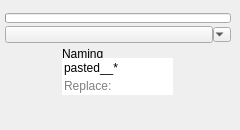
<?xml version="1.0" encoding="UTF-8"?>
<ui version="4.0">
 <class>QtUi</class>
 <widget class="QMainWindow" name="QtUi">
  <property name="enabled">
   <bool>true</bool>
  </property>
  <property name="geometry">
   <rect>
    <x>0</x>
    <y>0</y>
    <width>240</width>
    <height>130</height>
   </rect>
  </property>
  <property name="minimumSize">
   <size>
    <width>0</width>
    <height>0</height>
   </size>
  </property>
  <property name="maximumSize">
   <size>
    <width>999</width>
    <height>999</height>
   </size>
  </property>
  <property name="windowTitle">
   <string>Toolkit</string>
  </property>
  <property name="tabShape">
   <enum>QTabWidget::Triangular</enum>
  </property>
  <property name="dockNestingEnabled">
   <bool>true</bool>
  </property>
  <property name="dockOptions">
   <set>QMainWindow::AllowNestedDocks|QMainWindow::AllowTabbedDocks|QMainWindow::AnimatedDocks|QMainWindow::ForceTabbedDocks</set>
  </property>
  <widget class="QWidget" name="mainWindow">
   <widget class="QWidget" name="layoutWidget_2">
    <property name="geometry">
     <rect>
      <x>5</x>
      <y>10</y>
      <width>226</width>
      <height>91</height>
     </rect>
    </property>
    <layout class="QGridLayout" name="gridLayout_2">
     <property name="spacing">
      <number>0</number>
     </property>
     <item row="1" column="1">
      <widget class="QPushButton" name="pin">
       <property name="minimumSize">
        <size>
         <width>19</width>
         <height>17</height>
        </size>
       </property>
       <property name="maximumSize">
        <size>
         <width>999</width>
         <height>17</height>
        </size>
       </property>
       <property name="text">
        <string/>
       </property>
       <property name="checkable">
        <bool>true</bool>
       </property>
      </widget>
     </item>
     <item row="1" column="2">
      <widget class="QComboBox" name="cmb">
       <property name="sizePolicy">
        <sizepolicy hsizetype="Minimum" vsizetype="Ignored">
         <horstretch>0</horstretch>
         <verstretch>0</verstretch>
        </sizepolicy>
       </property>
       <property name="minimumSize">
        <size>
         <width>18</width>
         <height>15</height>
        </size>
       </property>
       <property name="maximumSize">
        <size>
         <width>18</width>
         <height>15</height>
        </size>
       </property>
      </widget>
     </item>
     <item row="0" column="1" colspan="2">
      <widget class="QProgressBar" name="progressBar">
       <property name="sizePolicy">
        <sizepolicy hsizetype="Ignored" vsizetype="Fixed">
         <horstretch>0</horstretch>
         <verstretch>0</verstretch>
        </sizepolicy>
       </property>
       <property name="minimumSize">
        <size>
         <width>0</width>
         <height>10</height>
        </size>
       </property>
       <property name="maximumSize">
        <size>
         <width>16777215</width>
         <height>10</height>
        </size>
       </property>
       <property name="value">
        <number>0</number>
       </property>
       <property name="textVisible">
        <bool>false</bool>
       </property>
      </widget>
     </item>
     <item row="2" column="1" colspan="2">
      <layout class="QHBoxLayout" name="horizontalLayout">
       <item>
        <layout class="QVBoxLayout" name="verticalLayout">
         <property name="spacing">
          <number>12</number>
         </property>
        </layout>
       </item>
       <item>
        <layout class="QVBoxLayout" name="verticalLayout_2">
         <property name="spacing">
          <number>12</number>
         </property>
         <item>
          <widget class="QGroupBox" name="groupBox_4">
           <property name="maximumSize">
            <size>
             <width>111</width>
             <height>49</height>
            </size>
           </property>
           <property name="title">
            <string>Naming</string>
           </property>
           <widget class="QLineEdit" name="t000">
            <property name="enabled">
             <bool>true</bool>
            </property>
            <property name="geometry">
             <rect>
              <x>0</x>
              <y>12</y>
              <width>111</width>
              <height>19</height>
             </rect>
            </property>
            <property name="maximumSize">
             <size>
              <width>111</width>
              <height>19</height>
             </size>
            </property>
            <property name="toolTip">
             <string>&lt;html&gt;&lt;head/&gt;&lt;body&gt;&lt;p&gt;Rename: Find&lt;/p&gt;&lt;p&gt;Performs operation on any selected objects. Else, all objects are searched.&lt;/p&gt;&lt;p&gt;wildcards:&lt;/p&gt;&lt;p&gt;*find* - search contains chars&lt;/p&gt;&lt;p&gt;*find - search endswith chars&lt;/p&gt;&lt;p&gt;find* - search startswith chars&lt;/p&gt;&lt;p&gt;find|find - search any of. can be used in conjuction with other modifiers.&lt;/p&gt;&lt;/body&gt;&lt;/html&gt;</string>
            </property>
            <property name="layoutDirection">
             <enum>Qt::RightToLeft</enum>
            </property>
            <property name="autoFillBackground">
             <bool>true</bool>
            </property>
            <property name="text">
             <string>pasted__*</string>
            </property>
            <property name="maxLength">
             <number>99</number>
            </property>
            <property name="frame">
             <bool>false</bool>
            </property>
            <property name="placeholderText">
             <string>find:</string>
            </property>
           </widget>
           <widget class="QLineEdit" name="t001">
            <property name="enabled">
             <bool>true</bool>
            </property>
            <property name="geometry">
             <rect>
              <x>0</x>
              <y>30</y>
              <width>111</width>
              <height>19</height>
             </rect>
            </property>
            <property name="maximumSize">
             <size>
              <width>111</width>
              <height>19</height>
             </size>
            </property>
            <property name="toolTip">
             <string>&lt;html&gt;&lt;head/&gt;&lt;body&gt;&lt;p&gt;Rename:: Replace with&lt;/p&gt;&lt;p&gt;wildcards:&lt;/p&gt;&lt;p&gt;*to* - replace only 'find'&lt;/p&gt;&lt;p&gt;to* - replace prefix&lt;/p&gt;&lt;p&gt;*to - replace suffix&lt;/p&gt;&lt;p&gt;**to - replace suffix', moves any integers in front of replacement chars&lt;/p&gt;&lt;p&gt;ie. 'poly_low021' to 'poly021_high' if **_high is passed as arg.&lt;/p&gt;&lt;p&gt;ie. 'poly021_low' if only ** is passed as arg.&lt;/p&gt;&lt;/body&gt;&lt;/html&gt;</string>
            </property>
            <property name="layoutDirection">
             <enum>Qt::RightToLeft</enum>
            </property>
            <property name="autoFillBackground">
             <bool>true</bool>
            </property>
            <property name="text">
             <string/>
            </property>
            <property name="maxLength">
             <number>99</number>
            </property>
            <property name="frame">
             <bool>false</bool>
            </property>
            <property name="placeholderText">
             <string>Replace:</string>
            </property>
           </widget>
          </widget>
         </item>
        </layout>
       </item>
      </layout>
     </item>
    </layout>
   </widget>
  </widget>
 </widget>
 <resources/>
 <connections/>
 <designerdata>
  <property name="gridDeltaX">
   <number>5</number>
  </property>
  <property name="gridDeltaY">
   <number>10</number>
  </property>
  <property name="gridSnapX">
   <bool>true</bool>
  </property>
  <property name="gridSnapY">
   <bool>true</bool>
  </property>
  <property name="gridVisible">
   <bool>true</bool>
  </property>
 </designerdata>
</ui>
